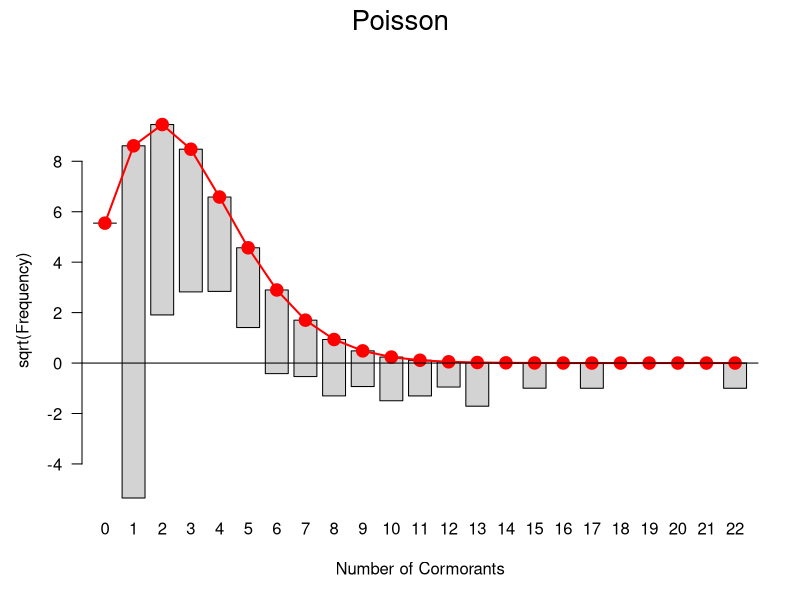
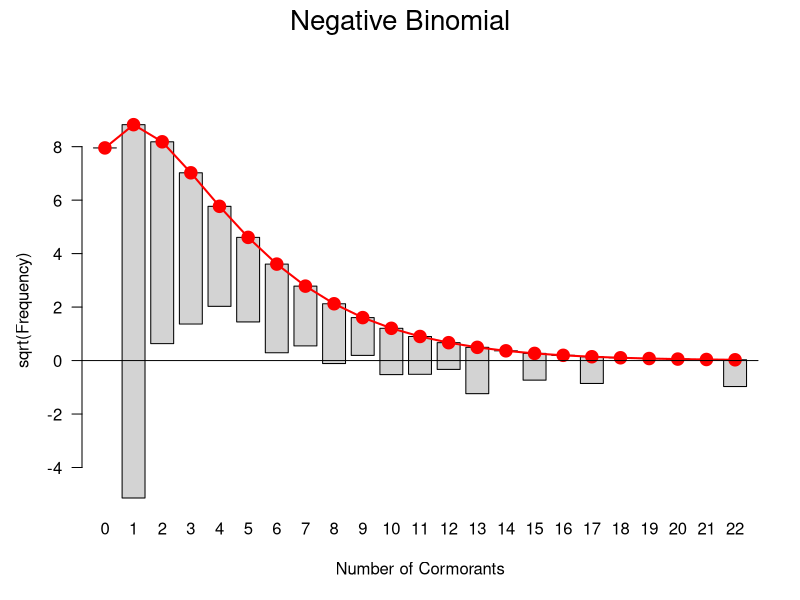
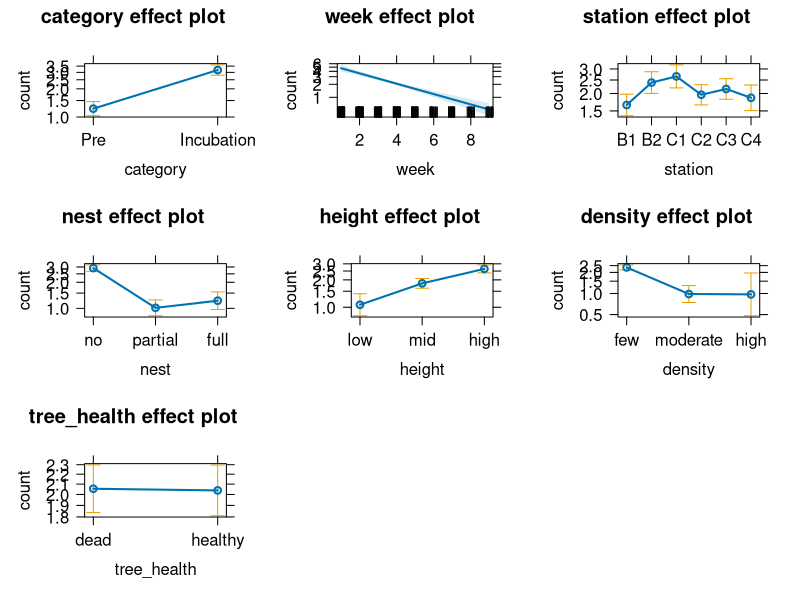
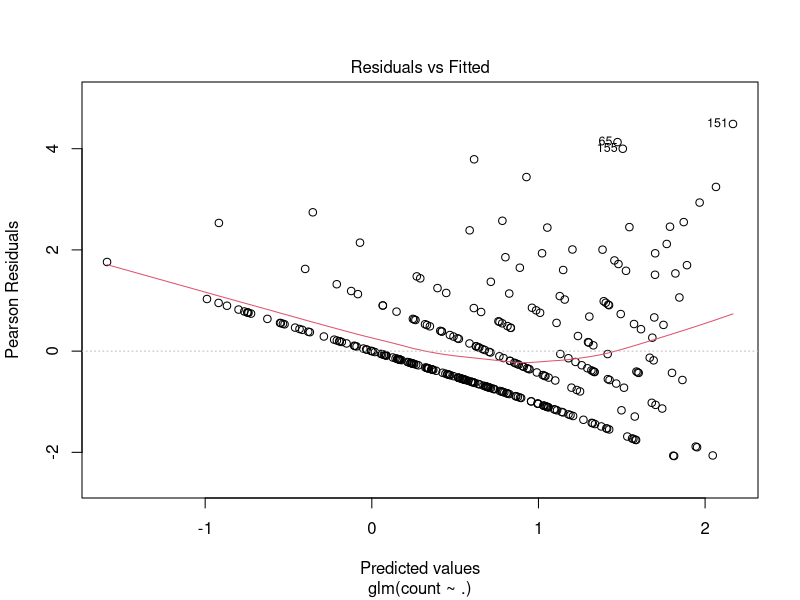
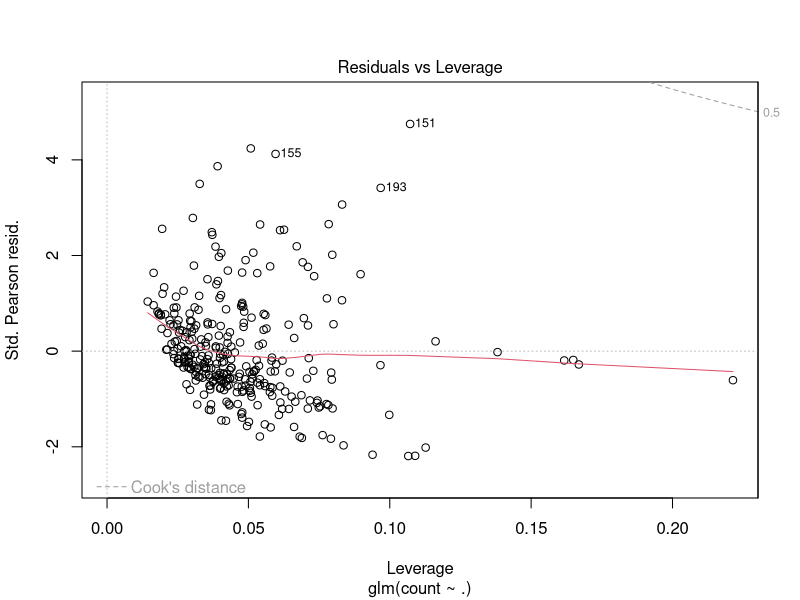
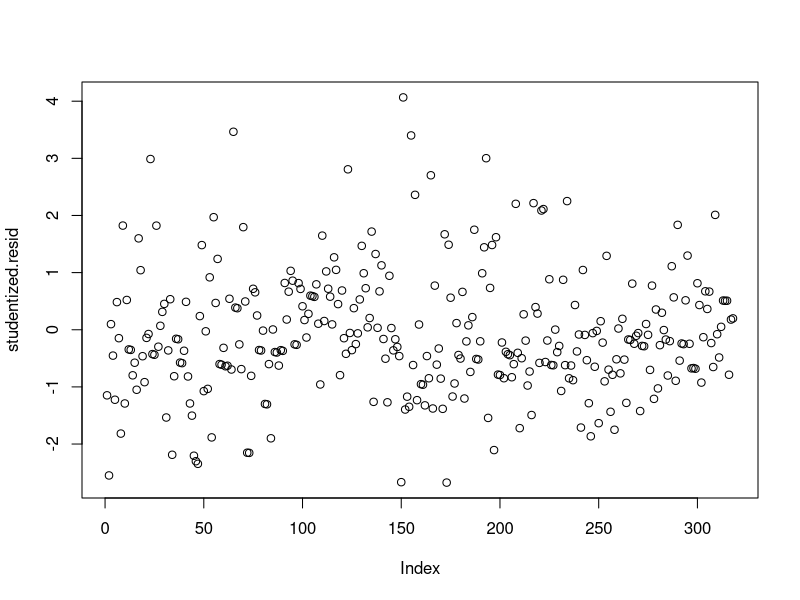
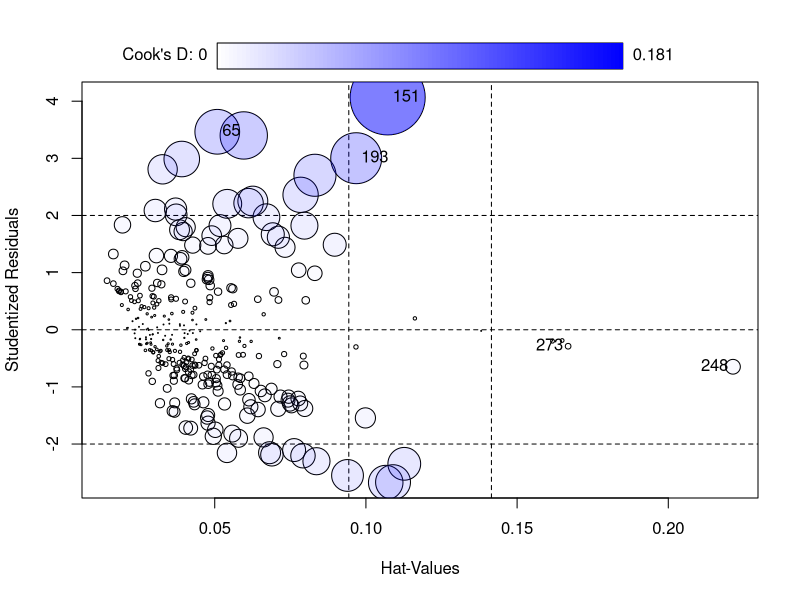

Recreate these plots in R, in order.
## ---- chunk 1
knitr::opts_chunk$set(echo = TRUE)
library(vcd) #install required packages
library(vcdExtra)
library(MASS)
library(car)
install.packages("AER")
library(AER)
## ---- chunk 2
data("Cormorants", package = "vcdExtra")
str(Cormorants)
## ---- chunk 3
table(Cormorants$count)
## ---- chunk 4
with(Cormorants, c(mean=mean(count),
                   var=var(count),
                   ratio=var(count)/mean(count))) #quickly checks the Poisson assumption without predictors. Regardless of the outcome here, the assumption that mean=variance could be met when we add predictors later. 
## ---- chunk 5
plot(goodfit(Cormorants$count), xlab= "Number of Cormorants", 
     main="Poisson") #plot rootogram to check Poisson goodness of fit w/o predictors
## ---- chunk 6
plot(goodfit(Cormorants$count, type="nbinomial"),
     xlab= "Number of Cormorants", main= "Negative Binomial")  #plot rootogram to check NB goodness of fit w/o predictors 
## ---- chunk 7
Cormorants.pois <- glm(count~.,data=Cormorants, family=poisson)
Anova(Cormorants.pois) 
## ---- chunk 8
round(cbind(beta=coef(Cormorants.pois),
            expbeta=exp(coef(Cormorants.pois)),
            pct=100* (exp(coef(Cormorants.pois))-1)), 3) #get coefficients
## ---- chunk 9
library(effects); plot(allEffects(Cormorants.pois)) #plot model effects
## ---- chunk 10
Cormorants.pois1 <- update(Cormorants.pois,.~.^2)
Anova(Cormorants.pois1) #check for interactions with all two-way terms
## ---- chunk 11
anova(Cormorants.pois, Cormorants.pois1, test="Chisq") #check the two models out
## ---- chunk 12
LRstats(Cormorants.pois, Cormorants.pois1) #AIC and BIC
## ---- chunk 13
plot(Cormorants.pois, which=c(1,5)) #plot the residuals
## ---- chunk 14
studentized.resid <- rstudent(Cormorants.pois) #look at studentized residuals
plot(studentized.resid)
## ---- chunk 15
influencePlot(Cormorants.pois) #check for outliers
## ---- chunk 16
Cormorants[c(151, 248),] #look at the outliers
## ---- chunk 17
outlierTest(Cormorants.pois, cutoff=.001) #outlier test
## ---- chunk 18
dispersiontest(Cormorants.pois) #check for the dispersion assumption
## ---- chunk 19
Cormorants.qpois <- glm(count~., data=Cormorants, family=quasipoisson)
phi <-summary(Cormorants.qpois)$dispersion
phi
## ---- chunk 20
Cormorants.nb <- glm.nb(count~., data=Cormorants)
theta <- summary(Cormorants.nb)$dispersion
theta
## ---- chunk 21
LRstats(Cormorants.pois, Cormorants.qpois, Cormorants.nb)
